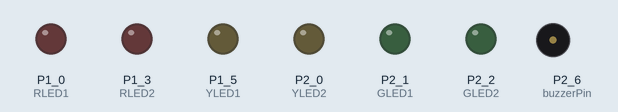
The sketch below on a simulated TI MSP430 LaunchPad. Parts: output pins drawn as LEDs (lit = HIGH), buzzer (waves = sounding).

Above: at 0.0 s.
At 13.72 s:
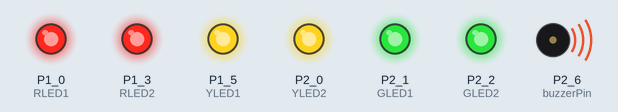
At 17.13 s:
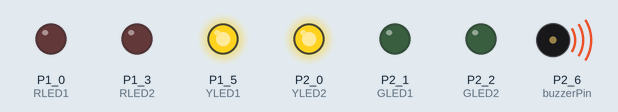
At 20.04 s:
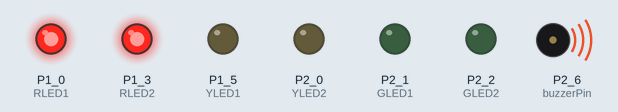
Timing chart, 0 to 21.6 s (numbered marks = the images above):
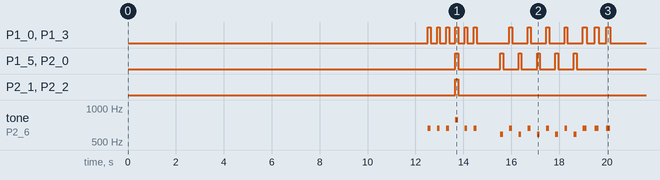

Measured:
- by itself, P1_5 (YLED1), P2_0 (YLED2): goes HIGH 0.12 s, LOW 1.8 s, 4 × (HIGH 0.12 s, LOW 0.65 s), HIGH 0.12 s, then LOW
- by itself, P2_1 (GLED1), P2_2 (GLED2): LOW → HIGH at 13.7 s, → LOW 0.12 s later
- by itself, P1_0 (RLED1), P1_3 (RLED2): LOW → HIGH at 12.5 s, → LOW 0.12 s later, → HIGH 0.27 s later, → LOW 0.12 s later, … (26 changes in this stretch)
- by itself, tone on P2_6 (buzzerPin): plays 659 Hz for 0.12 s, 659 Hz for 0.12 s, 659 Hz for 0.12 s, 784 Hz for 0.12 s, 659 Hz for 0.12 s, 659 Hz for 0.12 s … (18 notes in this stretch)

The sketch:

Seven_Nation_Army_Vocals.ino
```cpp
// define your pitch constants
// these will be notes that can be used to make a song

#define NOTE_C2  65
#define NOTE_G2  98
#define NOTE_D5  587
#define NOTE_E5  659
#define NOTE_G5  784


#define SYNCIN  P1_4 //This has analog_read
#define RLED1 P1_0
#define RLED2 P1_3
#define YLED1 P1_5
#define YLED2 P2_0
#define GLED1 P2_1
#define GLED2 P2_2
// Connect longer leg of buzzer to pin 19 and shorter leg to GND
// on the breadboard. The buzzer will work for any GPIO pin.
// You can switch to other pins later.
int buzzerPin = 19;

// Next we will set up an Array to store our notes in the melody
// An array is way to store data in a comma seperated structure.
// notes in the birthday melody:

int melody[] = {-1, -1, -1, -1, -1, -1, -1, -1, NOTE_E5, NOTE_E5, NOTE_E5, NOTE_G5, NOTE_E5, NOTE_E5, -1, -1, -1, NOTE_D5, NOTE_E5,
  NOTE_D5, NOTE_E5, NOTE_D5, NOTE_E5, NOTE_D5, NOTE_E5, NOTE_D5, NOTE_E5, NOTE_E5, NOTE_E5};


double noteDurations[] = {.2, .2, .2, .2, .2, .2, 1, 3.4, 3.4, 3.4, 3.4, 3.4, 3.4, 3.4,
  1, 2, 3.4, 3.4, 3.4, 3.4, 3.4, 3.4, 3.4, 3.4, 3.4, 3.4, 2.4, 2.4, 2.4};

int repetitions = 0;
/* In the setup function we will set our buzzer pin to
 * output. That's all we need to do at setup.
 */
void setup()
{
  pinMode(buzzerPin, OUTPUT); // set buzzerPin to OUTPUT
  pinMode(SYNCIN, INPUT);
  pinMode(RLED1, OUTPUT);
  pinMode(RLED2, OUTPUT);
  pinMode(YLED1, OUTPUT);
  pinMode(YLED2, OUTPUT);
  pinMode(GLED1, OUTPUT);
  pinMode(GLED2, OUTPUT);
  Serial.begin(9600);
}

void lightLED(int note, double length){
  if(note == NOTE_E5){
    //light a red led
    digitalWrite(RLED1, HIGH);
    digitalWrite(RLED2, HIGH);
    delay(length);
    digitalWrite(RLED1, LOW);
    digitalWrite(RLED2, LOW);
  }
  else if(note == NOTE_D5){
    //light yellow led
    digitalWrite(YLED1, HIGH);
    digitalWrite(YLED2, HIGH);
    delay(length);
    digitalWrite(YLED1, LOW);
    digitalWrite(YLED2, LOW);
  }
  else if(note == NOTE_G2){
    //light green LED
    digitalWrite(GLED1, HIGH);
    digitalWrite(GLED2, HIGH);
    delay(length);
    digitalWrite(GLED1, LOW);
    digitalWrite(GLED2, LOW);
  }
  else if(note == NOTE_C2){
    //light a certain LED
    digitalWrite(YLED1, HIGH);
    digitalWrite(YLED2, HIGH);
    digitalWrite(GLED1, HIGH);
    digitalWrite(RLED2, HIGH);
    delay(length);
    digitalWrite(YLED1, LOW);
    digitalWrite(YLED2, LOW);
    digitalWrite(GLED1, LOW);
    digitalWrite(RLED2, LOW);
  }
  else{
    //light B1 led
    digitalWrite(RLED1, HIGH);
    digitalWrite(RLED2, HIGH);
    digitalWrite(GLED1, HIGH);
    digitalWrite(GLED2, HIGH);
    digitalWrite(YLED1, HIGH);
    digitalWrite(YLED2, HIGH);
    delay(length);
    digitalWrite(YLED1, LOW);
    digitalWrite(YLED2, LOW);
    digitalWrite(RLED1, LOW);
    digitalWrite(RLED2, LOW);
    digitalWrite(GLED1, LOW);
    digitalWrite(GLED2, LOW);
  }
}

/* In the loop section we will use the tone function to
 * enable enable the sound. Tone needs arguments for the
 * pin of the buzzer, the note, and the note duration.
 */
void loop()
{
  if(repetitions == 0){
    for (int thisNote = 0; thisNote < 29; thisNote++) {

      // to calculate the note duration, take one second divided by the
      // note type. quarter note = 1000 / 4, eighth note = 1000/8, etc.
      double noteDuration = 400/noteDurations[thisNote];
      unsigned long duration = (long) noteDuration;


      if(melody[thisNote] != -1){
        tone(buzzerPin, melody[thisNote], duration);
        lightLED(melody[thisNote], noteDuration);
        int pauseBetweenNotes = noteDuration + 150; // delay between pulse
        delay(pauseBetweenNotes);
        noTone(buzzerPin); // stop the tone playing
      }
      else if(melody[thisNote] == -1){
        delay(noteDuration);
      }
     repetitions++;
    }
  }
}
```
